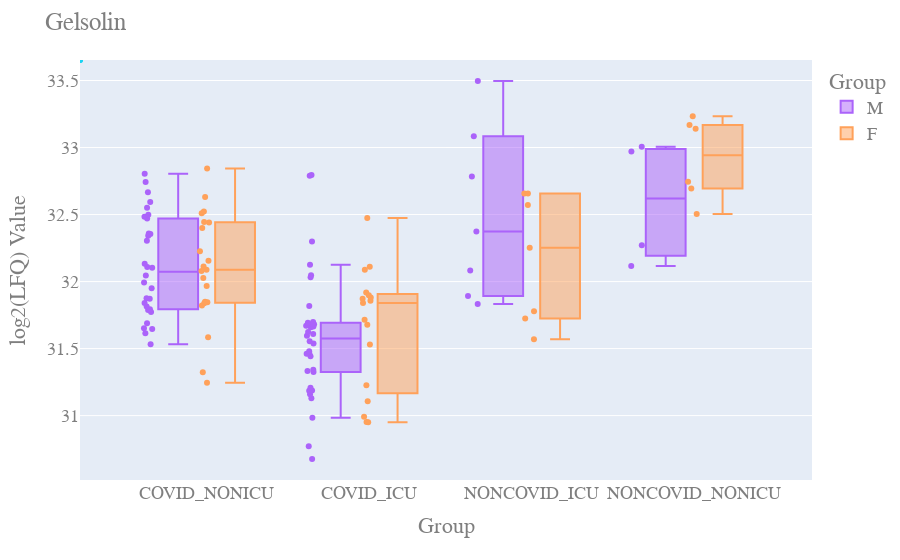

Write notebook code for a chart like this one.
### Code cell
biomolecule_name = "7974"

fig = px.box(proteomics_df, y=biomolecule_name, color="Gender", x='color_by', color_discrete_map=color_dict,
            points='all')

fig.update_traces(quartilemethod="exclusive") # or "inclusive", or "linear" by default
fig.update_layout(
    title="{}".format("Gelsolin"),
    legend_title_text='Group',
    xaxis_title='Group',
    yaxis_title='log2(LFQ) Value',
    font=dict(
        family="Helvetica",
        size=18,
        color="#7f7f7f"))

### Figure 1 — Plotly figure (JSON) as saved in the notebook; plotly's stock layout.template omitted (floating-point values rounded to 4 significant figures)
{"data": [{"alignmentgroup": "True", "boxpoints": "all", "hovertemplate": "Gender=M<br>color_by=%{x}<br>7974=%{y}<extra></extra>", "legendgroup": "M", "marker": {"color": "#ab63fa"}, "name": "M", "notched": false, "offsetgroup": "M", "orientation": "v", "quartilemethod": "exclusive", "showlegend": true, "type": "box", "x": ["COVID_NONICU", "COVID_NONICU", "COVID_NONICU", "COVID_NONICU", "COVID_NONICU", "COVID_NONICU", "COVID_ICU", "COVID_ICU", "COVID_ICU", "COVID_NONICU", "COVID_ICU", "COVID_ICU", "COVID_NONICU", "COVID_NONICU", "COVID_NONICU", "COVID_ICU", "COVID_ICU", "COVID_ICU", "COVID_ICU", "COVID_ICU", "COVID_ICU", "COVID_ICU", "COVID_ICU", "COVID_ICU", "COVID_ICU", "COVID_NONICU", "COVID_NONICU", "COVID_NONICU", "COVID_ICU", "COVID_ICU", "COVID_ICU", "COVID_ICU", "COVID_ICU", "COVID_ICU", "COVID_ICU", "COVID_ICU", "COVID_NONICU", "COVID_NONICU", "COVID_NONICU", "COVID_NONICU", "COVID_ICU", "COVID_NONICU", "COVID_ICU", "COVID_ICU", "COVID_NONICU", "COVID_ICU", "COVID_NONICU", "COVID_NONICU", "COVID_NONICU", "COVID_NONICU", "COVID_ICU", "COVID_ICU", "COVID_NONICU", "COVID_ICU", "COVID_ICU", "COVID_NONICU", "COVID_NONICU", "COVID_NONICU", "COVID_ICU", "COVID_NONICU", "COVID_ICU", "COVID_ICU", "COVID_NONICU", "COVID_NONICU", "NONCOVID_ICU", "NONCOVID_ICU", "NONCOVID_NONICU", "NONCOVID_ICU", "NONCOVID_ICU", "NONCOVID_ICU", "NONCOVID_ICU", "NONCOVID_ICU", "NONCOVID_NONICU", "NONCOVID_NONICU", "NONCOVID_NONICU"], "x0": " ", "xaxis": "x", "y": [31.77, 31.87, 32.59, 32.11, 32.1, 31.69, 31.21, 31.46, 31.13, 31.65, 31.34, 31.19, 32.3, 31.65, 31.79, 32.8, 31.68, 31.19, 31.68, 31.67, 31.48, 31.55, 31.7, 31.16, 31.44, 31.99, 31.62, 32.35, 31.67, 31.69, 31.82, 30.98, 31.54, 31.33, 31.62, 30.77, 31.88, 32.67, 32.74, 32.13, 32.3, 31.81, 30.68, 31.61, 32.47, 31.33, 32.5, 32.34, 32.05, 32.8, 31.66, 32.03, 32.55, 32.13, 32.79, 31.95, 31.84, 32.48, 32.05, 31.53, 31.46, 31.59, 32.36, 31.79, 32.78, 31.83, 32.97, 33.5, 32.08, 33.08, 32.37, 31.89, 32.12, 32.27, 33.01], "y0": " ", "yaxis": "y"}, {"alignmentgroup": "True", "boxpoints": "all", "hovertemplate": "Gender=F<br>color_by=%{x}<br>7974=%{y}<extra></extra>", "legendgroup": "F", "marker": {"color": "#FFA15A"}, "name": "F", "notched": false, "offsetgroup": "F", "orientation": "v", "quartilemethod": "exclusive", "showlegend": true, "type": "box", "x": ["COVID_NONICU", "COVID_ICU", "COVID_NONICU", "COVID_NONICU", "COVID_ICU", "COVID_ICU", "COVID_ICU", "COVID_NONICU", "COVID_NONICU", "COVID_ICU", "COVID_ICU", "COVID_ICU", "COVID_ICU", "COVID_ICU", "COVID_NONICU", "COVID_NONICU", "COVID_ICU", "COVID_NONICU", "COVID_NONICU", "COVID_NONICU", "COVID_ICU", "COVID_ICU", "COVID_NONICU", "COVID_NONICU", "COVID_NONICU", "COVID_ICU", "COVID_ICU", "COVID_ICU", "COVID_NONICU", "COVID_NONICU", "COVID_NONICU", "COVID_NONICU", "COVID_NONICU", "COVID_NONICU", "COVID_ICU", "COVID_ICU", "COVID_NONICU", "COVID_NONICU", "NONCOVID_NONICU", "NONCOVID_NONICU", "NONCOVID_ICU", "NONCOVID_ICU", "NONCOVID_NONICU", "NONCOVID_NONICU", "NONCOVID_ICU", "NONCOVID_ICU", "NONCOVID_ICU", "NONCOVID_ICU", "NONCOVID_ICU", "NONCOVID_NONICU", "NONCOVID_NONICU"], "x0": " ", "xaxis": "x", "y": [31.97, 31.88, 32.63, 32.03, 31.9, 31.53, 31.68, 32.44, 31.85, 31.84, 32.09, 30.95, 31.72, 31.87, 31.82, 31.24, 31.11, 31.32, 31.84, 32.11, 32.47, 31.23, 32.4, 32.51, 32.52, 30.99, 30.95, 31.86, 32.08, 31.59, 32.09, 32.45, 31.84, 32.84, 32.11, 31.92, 32.23, 32.16, 33.17, 32.69, 32.66, 32.25, 32.75, 33.14, 32.66, 31.57, 31.72, 31.78, 32.57, 32.5, 33.23], "y0": " ", "yaxis": "y"}, {"alignmentgroup": "True", "boxpoints": "all", "hovertemplate": "Gender=<br>color_by=%{x}<br>7974=%{y}<extra></extra>", "legendgroup": "", "marker": {"color": "#19d3f3"}, "name": "", "notched": false, "offsetgroup": "", "orientation": "v", "quartilemethod": "exclusive", "showlegend": false, "type": "box", "x": ["COVID_NONICU", "NONCOVID_ICU"], "x0": " ", "xaxis": "x", "y": [32.12, 32.65], "y0": " ", "yaxis": "y"}], "layout": {"autosize": true, "boxmode": "group", "font": {"color": "#7f7f7f", "family": "Helvetica", "size": 18}, "legend": {"title": {"text": "Group"}, "tracegroupgap": 0}, "margin": {"t": 60}, "title": {"text": "Gelsolin"}, "xaxis": {"anchor": "y", "autorange": true, "domain": [0, 1], "range": [-0.7756, 3.725], "title": {"text": "Group"}, "type": "category"}, "yaxis": {"anchor": "x", "autorange": true, "domain": [0, 1], "range": [30.52, 33.65], "title": {"text": "log2(LFQ) Value"}, "type": "linear"}}}
